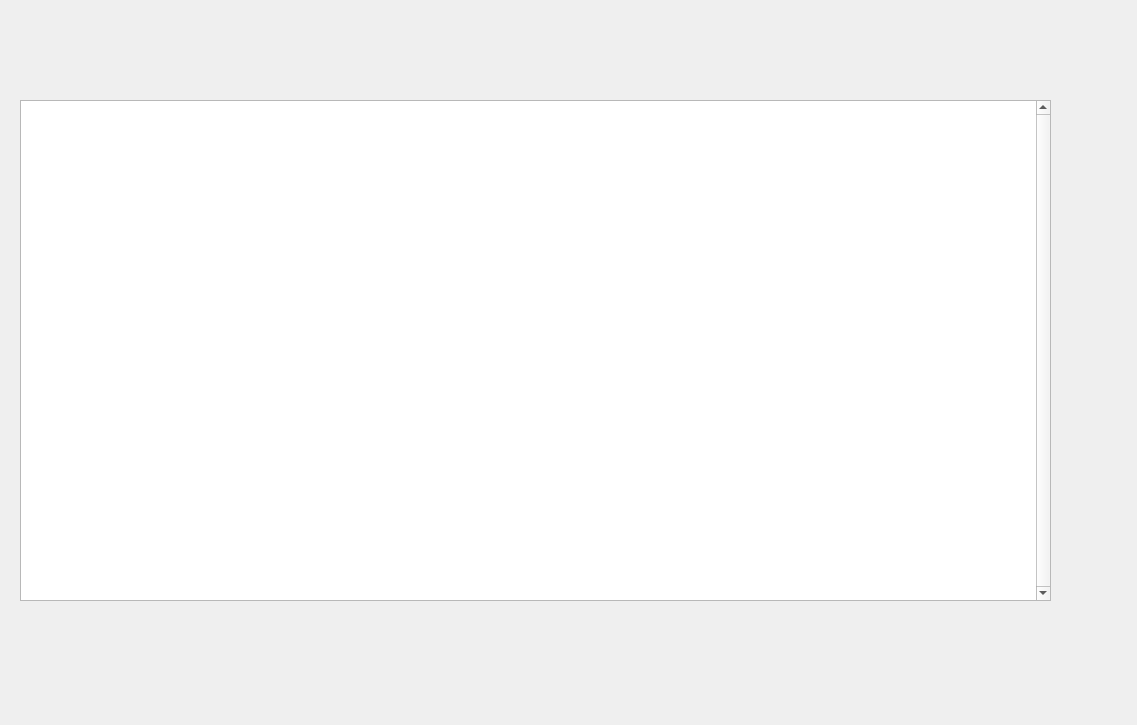
<?xml version="1.0" encoding="UTF-8"?>
<ui version="4.0">
 <class>test</class>
 <widget class="QDialog" name="test">
  <property name="geometry">
   <rect>
    <x>0</x>
    <y>0</y>
    <width>1137</width>
    <height>725</height>
   </rect>
  </property>
  <property name="windowTitle">
   <string>Dialog</string>
  </property>
  <widget class="QListWidget" name="listWidget">
   <property name="geometry">
    <rect>
     <x>20</x>
     <y>100</y>
     <width>1031</width>
     <height>501</height>
    </rect>
   </property>
   <property name="verticalScrollBarPolicy">
    <enum>Qt::ScrollBarAlwaysOn</enum>
   </property>
   <property name="horizontalScrollBarPolicy">
    <enum>Qt::ScrollBarAlwaysOff</enum>
   </property>
   <property name="autoScrollMargin">
    <number>4</number>
   </property>
   <property name="textElideMode">
    <enum>Qt::ElideRight</enum>
   </property>
   <property name="horizontalScrollMode">
    <enum>QAbstractItemView::ScrollPerItem</enum>
   </property>
  </widget>
 </widget>
 <resources/>
 <connections/>
</ui>
